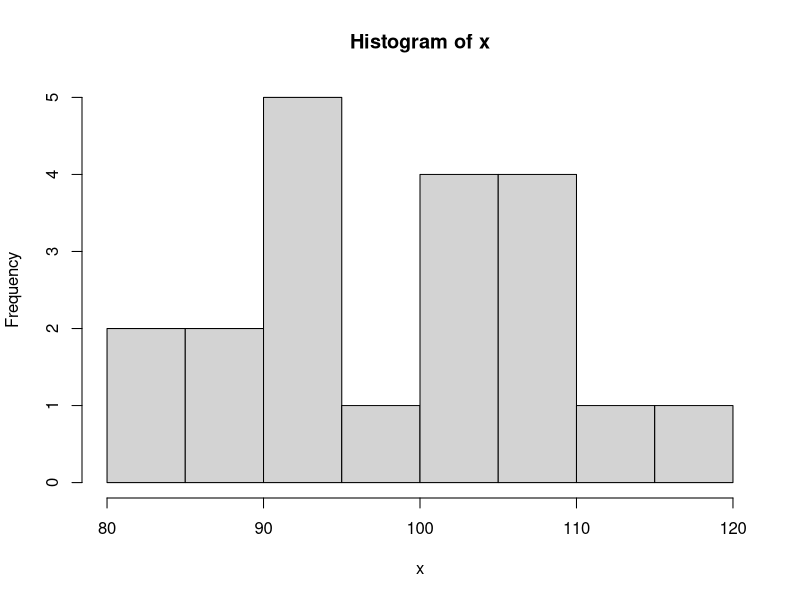
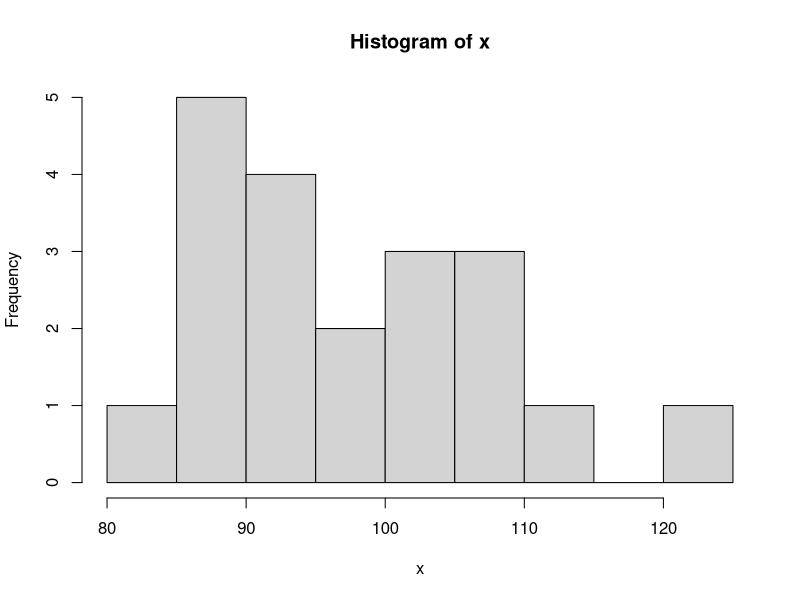
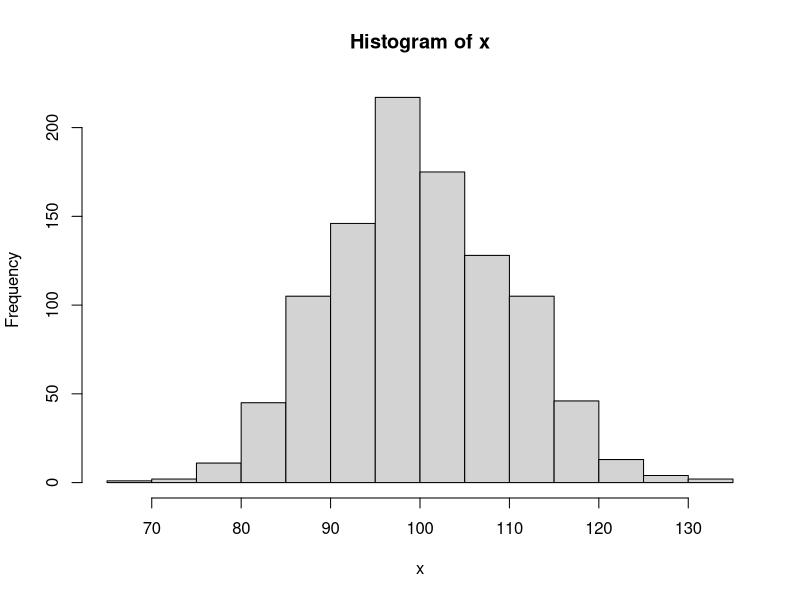
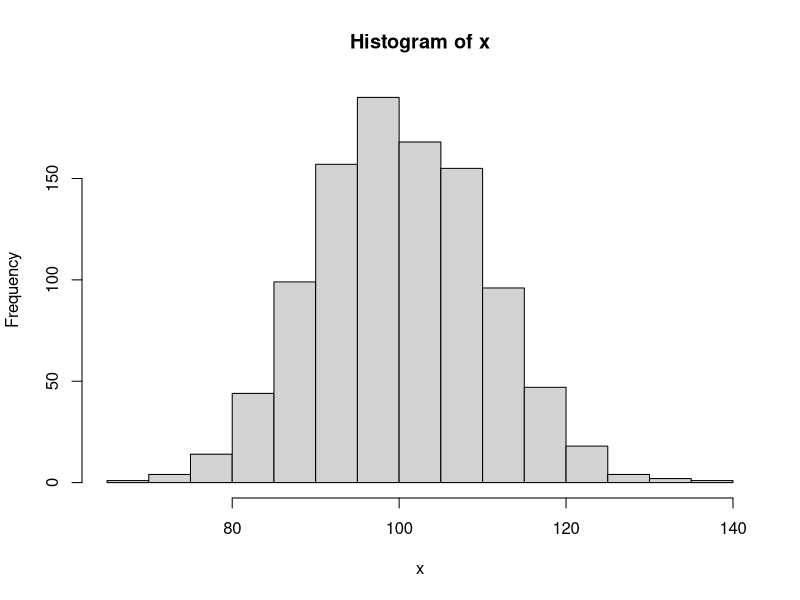
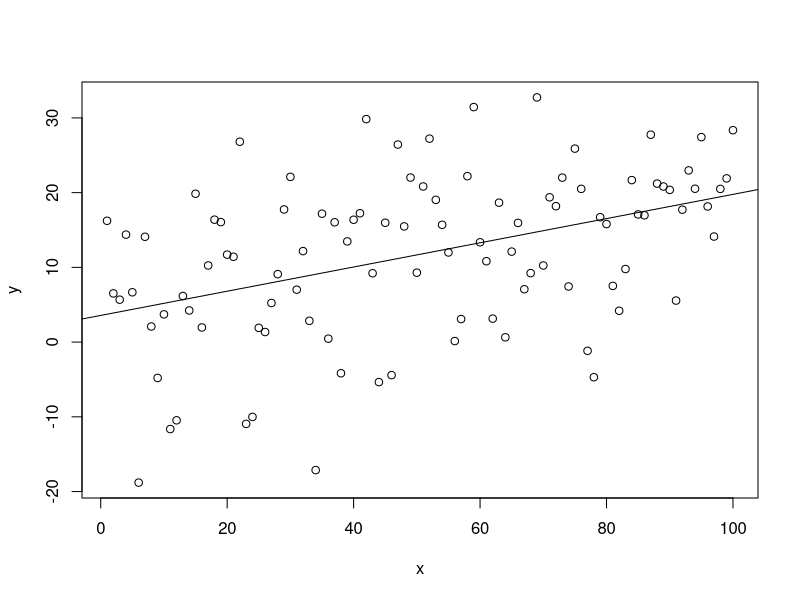

Write R code to recreate these figures, in order.
## ---- chunk 1
knitr::opts_chunk$set(results='hide', prefix.string='./graph/simulation')
## ---- chunk 2
set.seed(5462319)
## ---- chunk 3
 x <- rnorm(20, 100, 10)
 hist(x)
 c(mean(x), sd(x))
## ---- chunk 4
 x <- rnorm(20, 100, 10)
 hist(x)
 c(mean(x), sd(x))
## ---- chunk 5
 x <- rnorm(1000, 100, 10)
 hist(x)
 c(mean(x), sd(x))
## ---- chunk 6
 x <- rnorm(1000, 100, 10)
 hist(x)
 c(mean(x), sd(x))
## ---- chunk 7
X <- rbinom(500, 1, 0.4)
table(X)
## ---- chunk 8
Y <- rbinom(500,1,0.1*X+0.1)
table(X,Y)
prop.table(table(X,Y),1)
## ---- chunk 9
x <- 1:100   
y <- 5 + 0.1*x + rnorm(100,0,10)
plot(x,y)
abline(lm(y~x))
summary(lm(y~x))$coef
